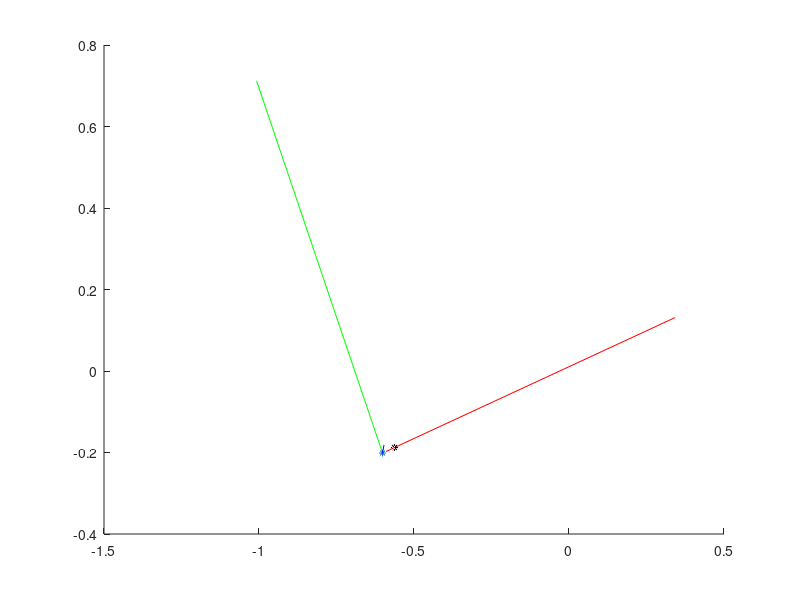

This figure's MATLAB source:
gcf();
hold on;
origin =[-0.601425;-0.201374;0.806558];
centroid =[-0.563081;-0.187836;0.806465];
radius = 0.0417468;
normal =[ 0.943161;0.33233;-0.00226305];
sym_axis =[ 0.00461367;0.0199014;0.999791];
x_axis = [-0.406468;0.913445;-0.0200583];

merged = 1
merge_weight = 0

plot3(origin(1),origin(2),origin(3),"*","MarkerSize",5);

plot_normal=[origin';(origin+normal)'];
plot3(plot_normal(:,1),plot_normal(:,2),plot_normal(:,3),'Color','r');

plot3(centroid(1),centroid(2),centroid(3),'k*',"MarkerSize",5)

plot_sym=[origin';(origin+sym_axis)'];
plot3(plot_sym(:,1),plot_sym(:,2),plot_sym(:,3),"Color","b")

plot_x=[origin';(origin+x_axis)'];
plot3(plot_x(:,1),plot_x(:,2),plot_x(:,3),"Color","g")


